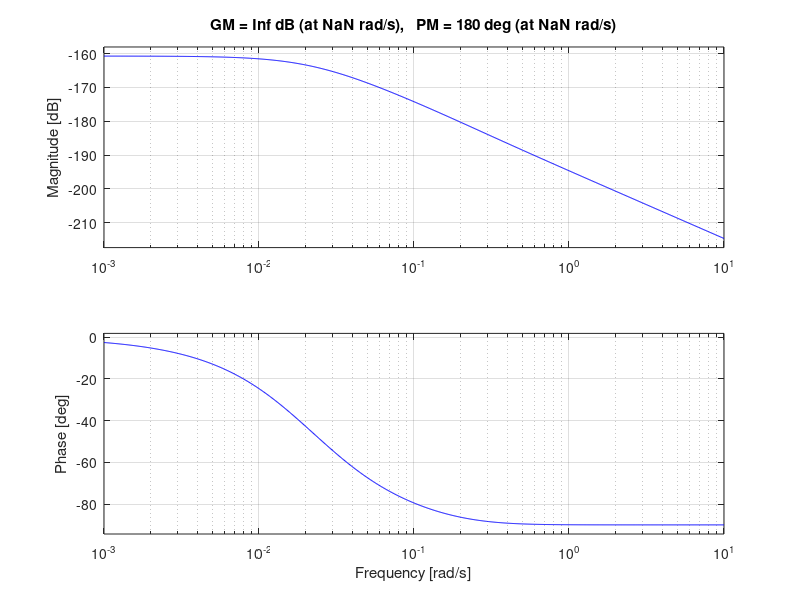

Reproduce this figure in MATLAB.
T1 = 20;
T2 = 4;
Tset=600;
Tau_set = Tset/5;
wc = 1/Tau_set;
wc = 0.02;
Pn1 = 50;
Pn2 = 100;
Pn3 = 120;
s = tf('s');
G1 = Pn1/(1+s*T1)/(1+s*T2);
G2 = Pn2/(1+s*T1)/(1+s*T2);
G3 = Pn3/(1+s*T1)/(1+s*T2);
R1 = (1+s*T1)*wc/Pn1/s;
R2 = (1+s*T1)*wc/Pn2/s;
R3 = (1+s*T1)*wc/Pn3/s;
L1 = R1*G1;
L2 = R2*G2;
L3 = R3*G3;
beta1 = wc/Pn1
beta2 = wc/Pn2
beta3 = wc/Pn3
kp1 = T1*beta1
kp2 = T1*beta2
kp3 = T1*beta3
bode(L1);
margin(L1);
bode(L2);
margin(L2);
bode(L3);
margin(L3);

% Sensitivity 
S1 = 1/(55000*s*(2*pi*50)^2)/(1+L1);
bode(S1);
margin(S1);